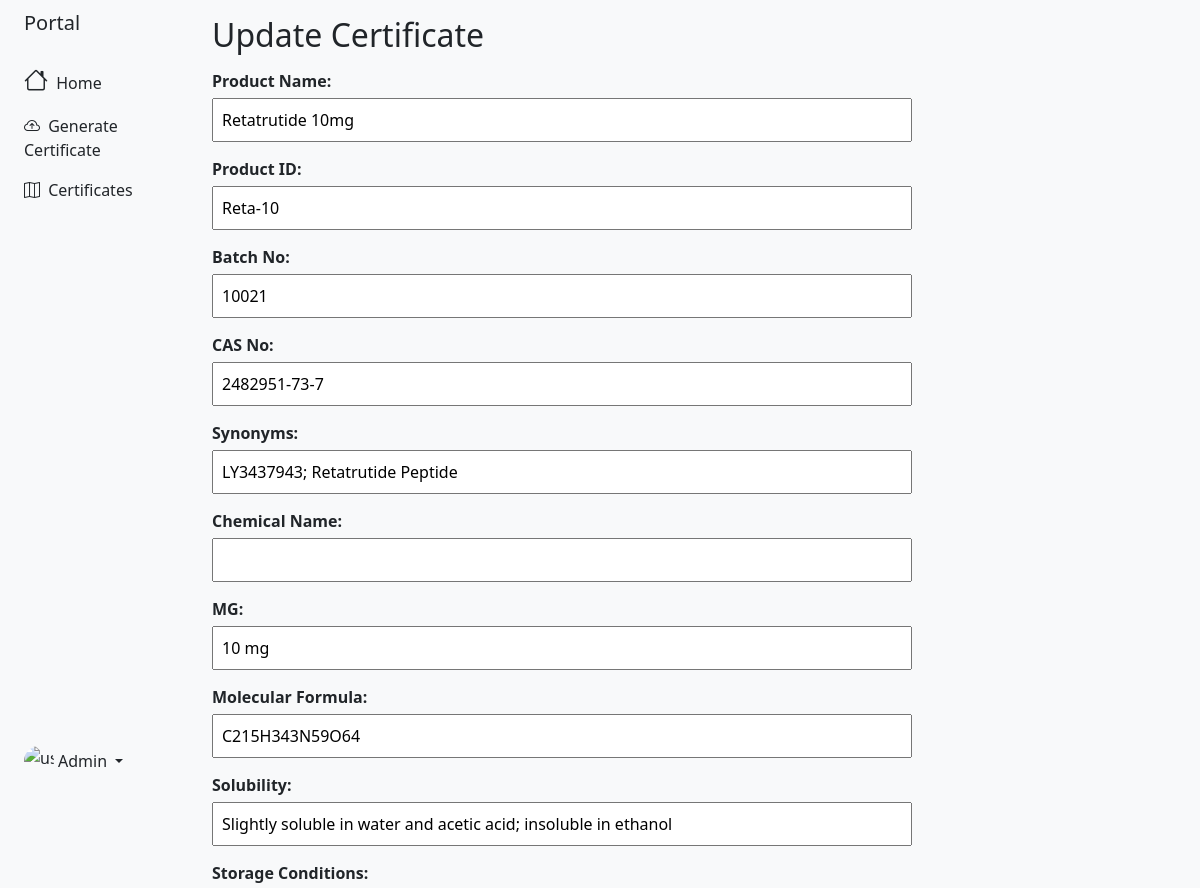
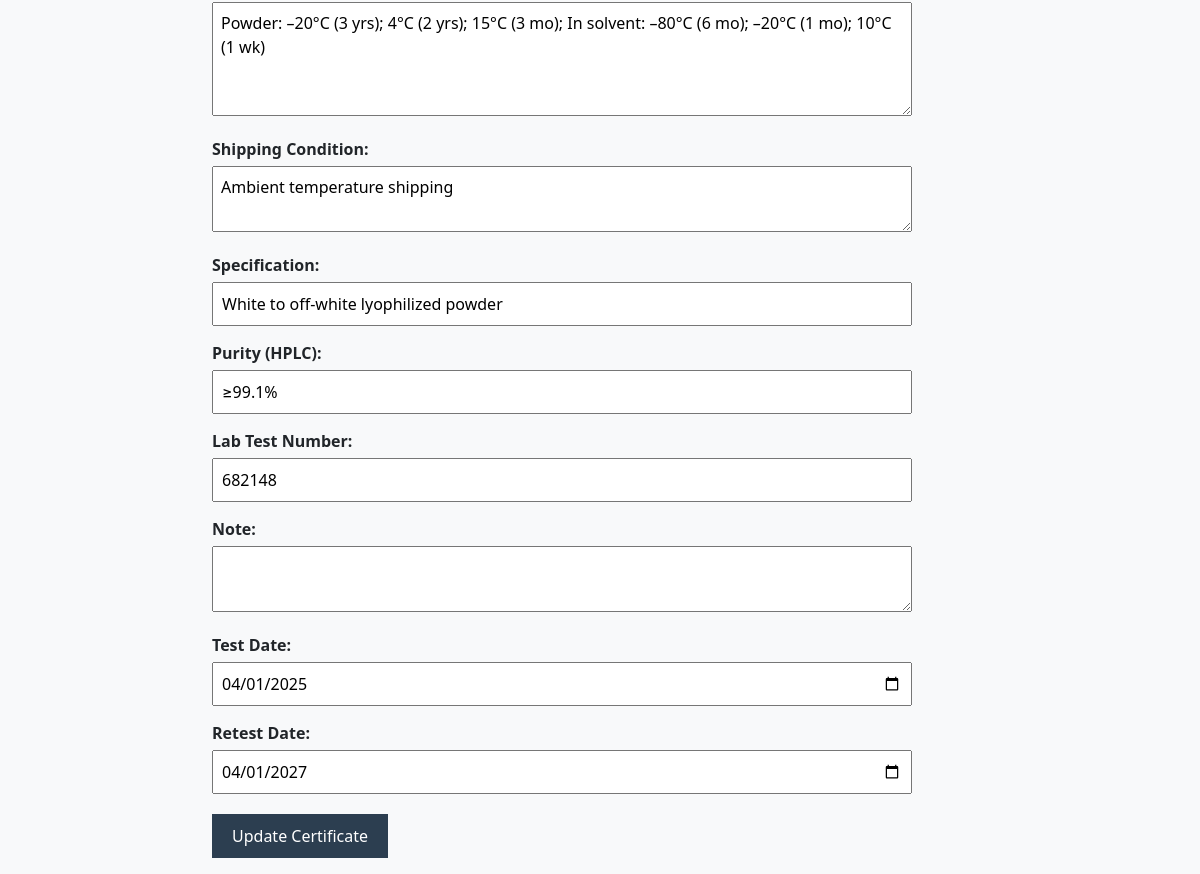
/admin/generate-certificate.php?id=126 (signed in), run on the app's committed database (2 pictures, top to bottom).
### tables this page shows
CREATE TABLE `certificates` (
  `id` int(11) NOT NULL,
  `product_name` varchar(255) NOT NULL,
  `cat_no` varchar(100) NOT NULL,
  `batch_no` varchar(50) NOT NULL,
  `cas_no` varchar(100) DEFAULT NULL,
  `synonyms` varchar(200) DEFAULT NULL,
  `chemical_name` varchar(255) DEFAULT NULL,
  `mg` varchar(50) DEFAULT NULL,
  `molecular_formula` varchar(255) DEFAULT NULL,
  `solubility` varchar(200) DEFAULT NULL,
  `storage` text DEFAULT NULL,
  `shipping_condition` text DEFAULT NULL,
  `specification` varchar(255) DEFAULT NULL,
  `purity` varchar(50) DEFAULT NULL,
  `lab_test_number` varchar(100) DEFAULT NULL,
  `note` text DEFAULT NULL,
  `test_date` date DEFAULT NULL,
  `retest_date` date DEFAULT NULL,
  `created_at` timestamp NOT NULL DEFAULT current_timestamp()
);

### admin/generate-certificate.php (the view, shortened to what this page needs)
<?php
require('../config/connection.php');
$editing = false;
$certificate = [
    "product_name" => "",
    "cat_no" => "",
    "batch_no" => "",
    "cas_no" => "",
    "synonyms" => "",
    "chemical_name" => "",
    "mg" => "",
    "molecular_formula" => "",
    "solubility" => "",
    "storage" => "",
    "shipping_condition" => "",
    "specification" => "",
    "purity" => "",
    "lab_test_number" => "",
    "note" => "",
    "test_date" => "",
    "retest_date" => "",
];
if (isset($_GET['id'])) {
    $editing = true;
    $id = intval($_GET['id']);
    $stmt = $con->prepare("SELECT * FROM certificates WHERE id = ?");
    $stmt->bind_param("i", $id);
    $stmt->execute();
    $result = $stmt->get_result();
    if ($result->num_rows === 1) {
        $certificate = $result->fetch_assoc();
    } else {
        echo "<script>alert('Certificate not found.'); window.location.href = 'certificates.php';</script>";
        exit;
    }
}
?>
<!DOCTYPE html>
<html>
<head>
    <link rel="stylesheet" href="https://cdnjs.cloudflare.com/ajax/libs/bootstrap/5.3.7/css/bootstrap.min.css" />
    <link rel="stylesheet" href="https://cdnjs.cloudflare.com/ajax/libs/bootstrap-icons/1.11.3/font/bootstrap-icons.min.css" />
</head>
<body>
<div class="container-fluid">
    <div class="row flex-nowrap">
        <div class="col-auto col-md-3 col-xl-2 px-sm-2 px-0 bg-light">
            <div class="d-flex flex-column align-items-center align-items-sm-start px-3 pt-2 text-white min-vh-100">
                <a href="/" class="d-flex align-items-center pb-3 mb-md-0 me-md-auto text-dark text-decoration-none">
                    <span class="fs-5 d-none d-sm-inline">Portal</span>
                </a>
                <ul class="nav nav-pills flex-column mb-sm-auto mb-0 align-items-center align-items-sm-start" id="menu">
                    <li class="nav-item">
                        <a href="index.php" class="nav-link align-middle px-0 text-dark">
                            <i class="fs-4 bi-house"></i> <span class="ms-1 d-none d-sm-inline">Home</span>
                        </a>
                    </li>
                    <li>
                        <a href="generate-certificate.php" class="nav-link px-0 align-middle text-dark">
                            <i class="bi bi-cloud-arrow-up"></i> <span class="ms-1 d-none d-sm-inline">Generate Certificate</span>
                        </a>
                    </li>
                    <li>
                        <a href="certificates.php" class="nav-link px-0 align-middle text-dark">
                            <i class="bi bi-map"></i> <span class="ms-1 d-none d-sm-inline">Certificates</span>
                        </a>
                    </li>
                </ul>
                <div class="dropdown pb-4">
                    <a href="#" class="d-flex align-items-center text-dark text-decoration-none dropdown-toggle" id="dropdownUser1" data-bs-toggle="dropdown" aria-expanded="false">
                        <img src="https://encrypted-tbn0.gstatic.com/images?q=tbn:ANd9GcRvts5aHBstDkR8PigS4RmZkbZy78zpZoSuOw&s" alt="user" width="30" height="30" class="rounded-circle" />
                        <span class="d-none d-sm-inline mx-1">Admin</span>
                    </a>
                </div>
            </div>
        </div>
        <div class="col py-3 bg-light">
            <h2><?= $editing ? "Update" : "Generate" ?> Certificate</h2>
            <form method="POST" action="submit.php">
                <label>Product Name:</label>
                <input type="text" name="product_name" value="<?= htmlspecialchars($certificate['product_name']) ?>" required>
                <label>Product ID:</label>
                <input type="text" name="cat_no" value="<?= htmlspecialchars($certificate['cat_no']) ?>" required>
                <label>Batch No:</label>
                <input type="text" name="batch_no" value="<?= htmlspecialchars($certificate['batch_no']) ?>" required>
                <label>CAS No:</label>
                <input type="text" name="cas_no" value="<?= htmlspecialchars($certificate['cas_no']) ?>">
                <label>Synonyms:</label>
                <input type="text" name="synonyms" value="<?= htmlspecialchars($certificate['synonyms']) ?>">
                <label>Chemical Name:</label>
                <input type="text" name="chemical_name" value="<?= htmlspecialchars($certificate['chemical_name']) ?>">
                <label>MG:</label>
                <input type="text" name="mg" value="<?= htmlspecialchars($certificate['mg']) ?>">
                <label>Molecular Formula:</label>
                <input type="text" name="molecular_formula" value="<?= htmlspecialchars($certificate['molecular_formula']) ?>">
                <label>Solubility:</label>
                <input type="text" name="solubility" value="<?= htmlspecialchars($certificate['solubility']) ?>">
                <label>Storage Conditions:</label>
                <textarea name="storage" rows="4"><?= htmlspecialchars($certificate['storage']) ?></textarea>
                <label>Shipping Condition:</label>
                <textarea name="shipping_condition" rows="2"><?= htmlspecialchars($certificate['shipping_condition']) ?></textarea>
                <label>Specification:</label>
                <input type="text" name="specification" value="<?= htmlspecialchars($certificate['specification']) ?>">
                <label>Purity (HPLC):</label>
                <input type="text" name="purity" value="<?= htmlspecialchars($certificate['purity']) ?>">
                <label>Lab Test Number:</label>
                <input type="text" name="lab_test_number" value="<?= htmlspecialchars($certificate['lab_test_number']) ?>">
                <label>Note:</label>
                <textarea name="note" rows="2"><?= htmlspecialchars($certificate['note']) ?></textarea>
                <label>Test Date:</label>
                <input type="date" name="test_date" value="<?= htmlspecialchars($certificate['test_date']) ?>">
                <label>Retest Date:</label>
                <input type="date" name="retest_date" value="<?= htmlspecialchars($certificate['retest_date']) ?>">
                <input type="submit" value="<?= $editing ? "Update Certificate" : "Submit Certificate" ?>">
            </form>
        </div>
    </div>
</div>
</body>
</html>

### admin/generate-certificate.php (style rules this page uses)
form { max-width: 700px; }
label { font-weight: bold; display: block; margin-top: 15px; }
input, textarea { width: 100%; padding: 8px; margin-top: 5px; }
input[type="submit"] { width: auto; background-color: #2c3e50; color: #fff; border: none; padding: 10px 20px; margin-top: 20px; }

### data on the page
certificates: product_name "Retatrutide 10mg", cat_no "Reta-10", batch_no "10021", cas_no "2482951-73-7", synonyms "LY3437943; Retatrutide Peptide", mg "10 mg", molecular_formula "C215H343N59O64", solubility "Slightly soluble in water and acetic acid; insoluble in ethanol", storage "Powder: –20°C (3 yrs); 4°C (2 yrs); 15°C (3 mo); In solvent: –80°C (6 mo); –20°C (1 mo); 10°C (1 wk)", shipping_condition "Ambient temperature shipping", specification "White to off-white lyophilized powder", purity "≥99.1%", lab_test_number "682148", test_date "04/01/2025", retest_date "04/01/2027"
